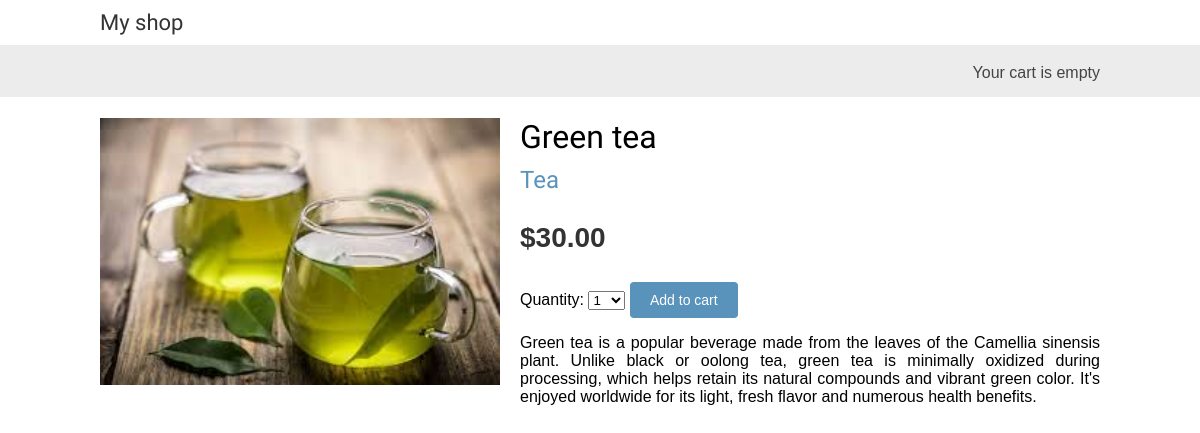
Page /1/green-tea/ on the committed database.
### shop/models.py (models this page shows, shortened)
class Product(models.Model):
    category = models.ForeignKey(
        Category,
        related_name = 'products',
        on_delete = models.CASCADE
    )
    name = models.CharField(max_length = 200)
    slug = models.CharField(max_length = 200)
    image = models.ImageField(
        upload_to = 'products/%Y/%m/%d',
        blank = True
    )
    description = models.TextField(blank = True)
    price = models.DecimalField(max_digits = 10, decimal_places = 2)
    available = models.BooleanField(default = True)
    created = models.DateTimeField(auto_now_add = True)
    updated = models.DateTimeField(auto_now_add = True)
    class Meta:
        ordering = ['name']
        indexes = [
            models.Index(fields = ['id', 'slug']),
            models.Index(fields = ['name']),
            models.Index(fields = ['-created']),
        ]

class Category(models.Model):
    name = models.CharField(max_length = 200)
    slug = models.SlugField(max_length = 200)
    def get_absolute_url(self):
        return reverse(
            'shop:product_list_by_category', args = [self.slug]
        )
    class Meta:
        ordering = [
            'name'
        ]
        indexes = [
            models.Index(fields = ['name']),
        ]
        verbose_name = 'category'
        verbose_name_plural = 'categories'
    def __str__(self):
        return self.name

### shop/views.py (the view)
def product_detail(request, id, slug):
    product = get_object_or_404(
        Product, id = id, slug = slug, available = True
            )
    cart_product_form = CartAddProductForm()
    return render(
        request,
        'shop/product/detail.html',
        {
            'product': product,
            'cart_product_form': cart_product_form,
        }
    )

### cart/forms.py
class CartAddProductForm(forms.Form):
    quantity = forms.TypedChoiceField(
        choices = PRODUCT_QUANTITY_CHOICES,
        coerce = int
    )
    override = forms.BooleanField(
        required = False,
        initial = False,
        widget = forms.HiddenInput
    )

### cart/cart.py (called while the page is built)
    def __len__(self):
        return sum(item['quantity'] for item in self.cart.values())

### cart/context_processors.py (called while the page is built)
def cart(request):
    return {
        'cart': Cart(request)
    }

### shop/templates/shop/product/detail.html (shortened to what this page needs)
{% extends "shop/base.html" %}
{% load static %}
{% block content %}
    <div class="product-detail">
        <img src="
        {% if product.image %}{{ product.image.url }}{% else %}
        {% static 'img/no_image.png' %}
        {% endif %}">
        <h1>{{ product.name }}</h1>
        <h2>
            <a href="{{ product.category.get_absolute_url }}">
                {{ product.category }}
            </a>
        </h2>
        <p class="price">
            ${{ product.price }}
        </p>
        <form action="{% url 'cart:cart_add' product.id %}" method="post">
            {{ cart_product_form }}
            <input type="submit" value="Add to cart">
        </form>
        {{ product.description|linebreaks }}
    </div>
{% endblock content %}

### shop/templates/shop/base.html (shortened to what this page needs)
{% load static %}
<!DOCTYPE html>
<html lang="en">
<head>
        <link href="{% static 'css/base.css' %}" rel="stylesheet">
</head>
<body>
   <div id="header">
    <a href="/" class="logo">My shop</a>
   </div>
   <div id="subheader">
    <div class="cart">
        {% with total_items=cart|length %}
        {% if total_items > 0 %}
        Your cart:
        <a href="{% url 'cart:cart_detail' %}">
            {{ total_items }} item{{ total_items|pluralize }}
            ${{ cart.get_total_price }}
        </a>
        {% elif not order %}
        Your cart is empty
        {% endif %}
        {% endwith %}
    </div>
   </div>
   <div id="content">
    {% block content %}
    {% endblock content %}
   </div>
</body>
</html>

### shop/static/css/base.css (style rules this page uses)
body { margin:0; padding:0; font-family:helvetica, sans-serif; }
h1, h2, h3, h4, h5 , h6 { font-family: 'Ubuntu', sans-serif; font-weight:normal; }
a { text-decoration:none; color:#5993bb; }
a.button, input[type="submit"] { color:#fff; background:#5993bb; border-radius:4px; padding:10px 20px; font-size:14px; border:0; }
#header { padding:10px 100px; font-size:18px; overflow:auto; }
#subheader { background:#ececec; color:#444; padding:15px 100px; overflow:auto; }
#header .logo { font-family: 'Ubuntu', sans-serif; float:left; color:#333; font-size:22px; margin-right:10%; }
#subheader .cart { float:right; padding-top:4px; }
#content { padding:0 100px; overflow:hidden; }
.product-detail { text-align:justify; }
.product-detail .price { color:#333; font-size:28px; font-weight:bold; }
.product-detail img { width:40%; float:left; padding:0 20px 20px 0; }
.product-detail h1 { margin-bottom:0; }
.product-detail h2 { margin-top:10px; }

### rows in the picture
Product: image (picture), name "Green tea", category "Tea", price "30.00", description "Green tea is a popular beverage made from the leaves of the Camellia sinensis plant. Unlike black or oolong tea, green tea is minimally oxidized during processing, which helps retain its natural compounds and vibrant green color. It's enjoyed worldwide for its light, fresh flavor and numerous health benefits."
